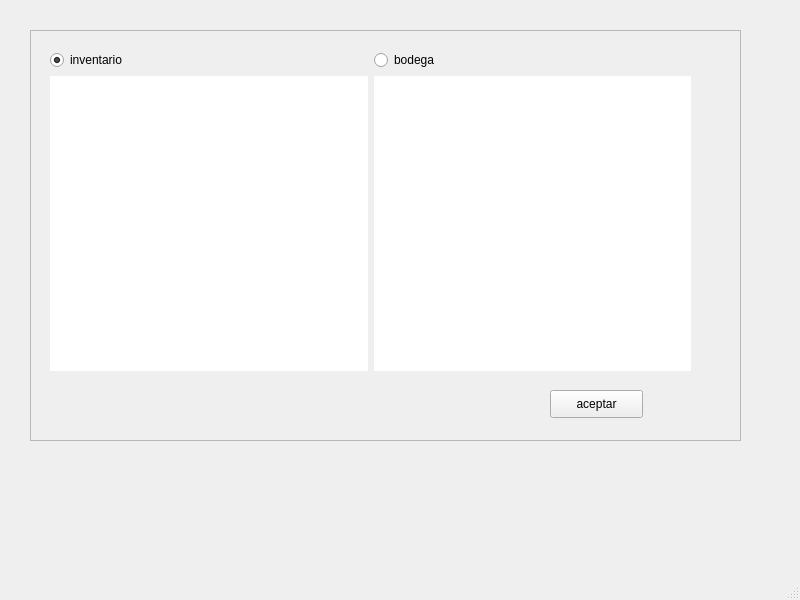
<?xml version="1.0" encoding="UTF-8"?>
<ui version="4.0">
 <class>MainWindow</class>
 <widget class="QMainWindow" name="MainWindow">
  <property name="geometry">
   <rect>
    <x>0</x>
    <y>0</y>
    <width>800</width>
    <height>600</height>
   </rect>
  </property>
  <property name="windowTitle">
   <string>MainWindow</string>
  </property>
  <widget class="QWidget" name="centralwidget">
   <widget class="QFrame" name="frame">
    <property name="geometry">
     <rect>
      <x>30</x>
      <y>30</y>
      <width>711</width>
      <height>411</height>
     </rect>
    </property>
    <property name="frameShape">
     <enum>QFrame::StyledPanel</enum>
    </property>
    <property name="frameShadow">
     <enum>QFrame::Raised</enum>
    </property>
    <widget class="QWidget" name="horizontalLayoutWidget">
     <property name="geometry">
      <rect>
       <x>20</x>
       <y>20</y>
       <width>641</width>
       <height>321</height>
      </rect>
     </property>
     <layout class="QHBoxLayout" name="horizontalLayout">
      <item>
       <layout class="QVBoxLayout" name="verticalLayout">
        <item>
         <widget class="QRadioButton" name="inventario">
          <property name="text">
           <string>inventario</string>
          </property>
          <property name="checked">
           <bool>true</bool>
          </property>
         </widget>
        </item>
        <item>
         <widget class="QLabel" name="inven2">
          <property name="styleSheet">
           <string notr="true">background-color: rgb(255, 255, 255);</string>
          </property>
          <property name="text">
           <string/>
          </property>
         </widget>
        </item>
       </layout>
      </item>
      <item>
       <layout class="QVBoxLayout" name="verticalLayout_2">
        <item>
         <widget class="QRadioButton" name="bodega">
          <property name="text">
           <string>bodega</string>
          </property>
         </widget>
        </item>
        <item>
         <widget class="QLabel" name="bod">
          <property name="styleSheet">
           <string notr="true">
background-color: rgb(255, 255, 255);</string>
          </property>
          <property name="text">
           <string/>
          </property>
         </widget>
        </item>
       </layout>
      </item>
     </layout>
    </widget>
    <widget class="QPushButton" name="aceptar">
     <property name="geometry">
      <rect>
       <x>520</x>
       <y>360</y>
       <width>93</width>
       <height>28</height>
      </rect>
     </property>
     <property name="text">
      <string>aceptar</string>
     </property>
    </widget>
   </widget>
  </widget>
  <widget class="QMenuBar" name="menubar">
   <property name="geometry">
    <rect>
     <x>0</x>
     <y>0</y>
     <width>800</width>
     <height>26</height>
    </rect>
   </property>
  </widget>
  <widget class="QStatusBar" name="statusbar"/>
 </widget>
 <resources/>
 <connections/>
</ui>
